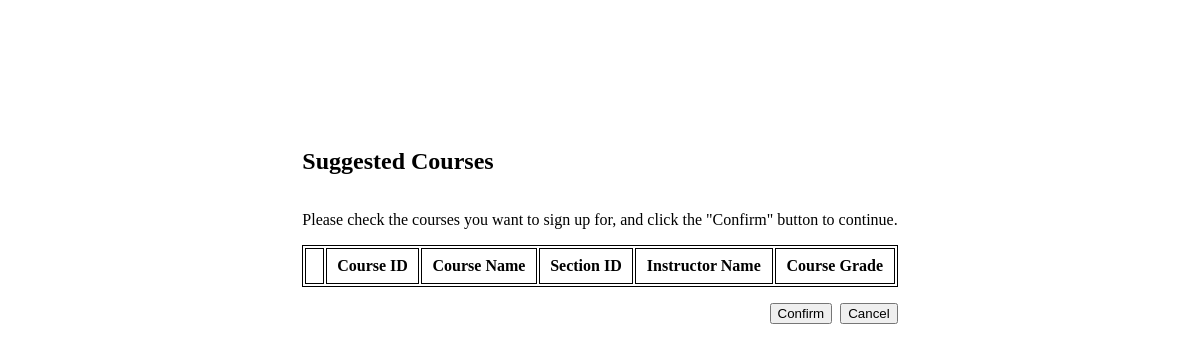
Before: /src/suggested_courses.php?student_id=0102559623&semester=Fall&year=2025 with the older database file.
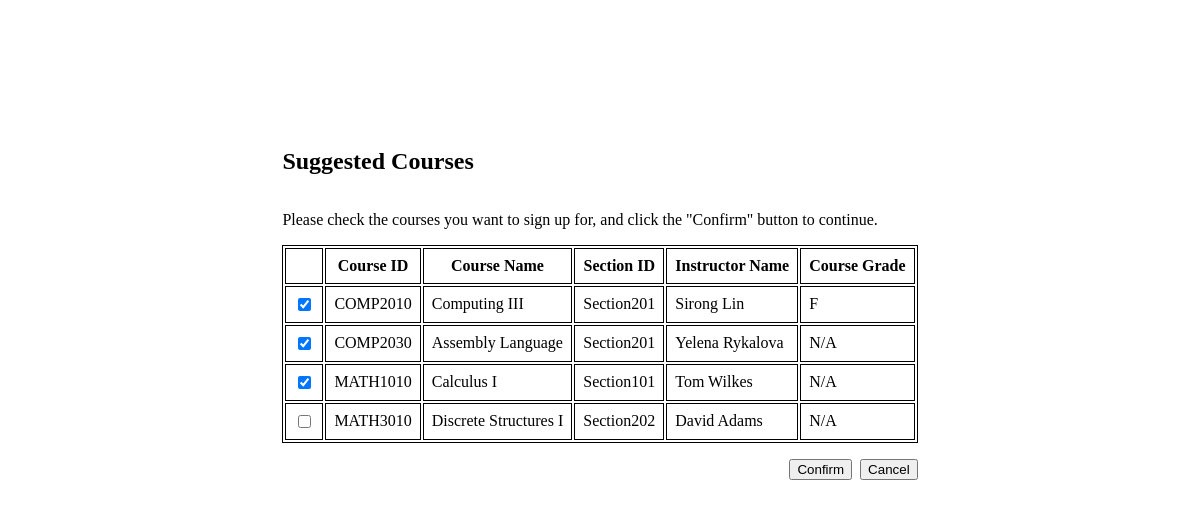
After: the same page with the newer database file.
### tables this page shows
create table section
(
    course_id     varchar(20),
    section_id    varchar(10),
    semester      varchar(6)
        check (semester in ('Fall', 'Winter', 'Spring', 'Summer')),
    year          numeric(4, 0) check (year > 1990 and year < 2100),
    instructor_id varchar(10),
    classroom_id  varchar(8),
    time_slot_id  varchar(8),
    primary key (course_id, section_id, semester, year),
    foreign key (course_id) references course (course_id)
        on delete cascade,
    foreign key (instructor_id) references instructor (instructor_id)
        on delete set null,
    foreign key (time_slot_id) references time_slot (time_slot_id)
        on delete set null
);

create table course
(
    course_id   varchar(20),
    course_name varchar(50) not null,
    credits     numeric(2, 0) check (credits > 0),
    primary key (course_id)
);

create table instructor
(
    instructor_id   varchar(10),
    instructor_name varchar(50) not null,
    title           varchar(30),
    dept_name       varchar(100),
    email           varchar(50) not null,
    primary key (instructor_id)
);

create table take
(
    student_id varchar(10),
    course_id  varchar(8),
    section_id varchar(10),
    semester   varchar(6),
    year       numeric(4, 0),
    grade      varchar(2)
        check (grade in
               ('A+', 'A', 'A-', 'B+', 'B', 'B-', 'C+', 'C', 'C-', 'D+', 'D',
                'D-', 'F')),
    primary key (student_id, course_id, section_id, semester, year),
    foreign key (course_id, section_id, semester, year) references
        section (course_id, section_id, semester, year)
        on delete cascade,
    foreign key (student_id) references student (student_id)
        on delete cascade
);

### src/common/pdo.php (called while the page is built)
<?php
function pdo_connect(): PDO
{
    $config = require __DIR__ . '/config.php';
    $database_config = $config['database'];
    $host = $database_config['host'];
    $dbname = $database_config['dbname'];
    $username = $database_config['username'];
    $password = $database_config['password'];
    return new PDO(
        "mysql:host=$host;dbname=$dbname;charset=utf8mb4",
        $username,
        $password,
        [
            PDO::ATTR_ERRMODE => PDO::ERRMODE_EXCEPTION,
            PDO::ATTR_DEFAULT_FETCH_MODE => PDO::FETCH_ASSOC,
            PDO::ATTR_EMULATE_PREPARES => false
        ]
    );
}
function pdo_instance(bool $original = false): PDO|null
{
    static $pdo;
    if ($original) {
        return $pdo;
    }
    if (!$pdo) {
        $pdo = pdo_connect();
    }
    return $pdo;
}
function bind_params(PDOStatement $stmt, array $params): PDOStatement
{
    foreach ($params as $key => $value) {
        $stmt->bindValue(':' . $key, $value);
    }
    return $stmt;
}
function execute(PDOStatement $stmt, array $params = []): bool
{
    if ($params !== []) {
        bind_params($stmt, $params);
    }
    return $stmt->execute();
}

### src/service/degree_pathway.php (called while the page is built, shortened)
<?php
require_once __DIR__ . '/../minimal.php';
function get_suggested_courses(
    string $student_id,
    string $semester,
    string $year
): array {
    $stmt = pdo_instance()->prepare(
        "
            SELECT section.*, course.course_name, instructor.instructor_name, take.grade
            FROM degree_pathway dp
            JOIN section ON section.course_id = dp.course_id
            JOIN course ON course.course_id = dp.course_id
            JOIN instructor ON instructor.instructor_id = section.instructor_id
            LEFT JOIN take ON take.course_id = dp.course_id
                           AND take.student_id = :student_id0
            WHERE dp.dept_name = (
                SELECT dept_name
                FROM student
                WHERE student_id = :student_id1
                LIMIT 1
            )
            AND NOT EXISTS (
                SELECT 1
                FROM prereq
                WHERE prereq.course_id = dp.course_id
                  AND NOT EXISTS (
                      SELECT 1
                      FROM take
                      WHERE take.student_id = :student_id2
                        AND take.course_id = prereq.prereq_id
                        AND (take.grade IS NOT NULL OR take.grade <> 'F')
                  )
            )
            AND NOT EXISTS (
                SELECT 1
                FROM take
                WHERE take.student_id = :student_id3
                  AND take.course_id = course.course_id
                  AND take.grade IS NOT NULL
                  AND take.grade <> 'F'
            )
            AND section.semester = :semester
            AND section.year = :year
            ORDER BY IF(take.grade = 'F', 0, 1)
        "
    );
    execute($stmt, [
        'student_id0' => $student_id,
        'student_id1' => $student_id,
        'student_id2' => $student_id,
        'student_id3' => $student_id,
        'semester' => $semester,
        'year' => $year
    ]);
    return $stmt->fetchAll();
}

### src/suggested_courses.php (the view, shortened to what this page needs)
<?php
require_once 'minimal.php';
$student_id = $_GET['student_id'];
$semester = $_GET['semester'];
$year = $_GET['year'];
$suggested_courses = get_suggested_courses($student_id, $semester, $year);
$cancel_url = build_url(Page::STUDENT, ['student_id' => $student_id]);
?>
<html lang="en">
<head>
</head>
<body style="height: 100%;">
<div style="display: flex; justify-content: center; margin-top: 16vh;">
  <div style="display: flex; flex-direction: column; gap: 1rem;">
    <h2>Suggested Courses</h2>
    <form
      style="display: flex; flex-direction: column; gap: 1rem;"
      action="<?= Page::SUGGESTED_COURSES ?>"
      method="POST"
    >
      <span>
        Please check the courses you want to sign up for, and click the "Confirm" button to continue.
      </span>
      <table>
        <tr style="font-weight: bold;">
          <th></th>
          <th>Course ID</th>
          <th>Course Name</th>
          <th>Section ID</th>
          <th>Instructor Name</th>
          <th>Course Grade</th>
        </tr>
          <?php foreach ($suggested_courses as $index => $record): ?>
            <tr>
              <td>
                <label>
                  <input type="checkbox" name="selected_course_ids[]"
                         value="<?= $record['id'] ?>" <?= $index < 3 ? 'checked' : '' ?>
                </label>
              </td>
              <td><?= $record['course_id'] ?></td>
              <td><?= $record['course_name'] ?></td>
              <td><?= $record['section_id'] ?></td>
              <td><?= $record['instructor_name'] ?></td>
              <td><?= $record['grade'] ?? "N/A" ?></td>
            </tr>
          <?php endforeach ?>
      </table>
      <div style="display: flex; justify-content: right; gap: 0.5rem;">
        <button type="submit">Confirm</button>
        <a href="<?= $cancel_url ?>">
          <button type="button">Cancel</button>
        </a>
      </div>
    </form>
  </div>
</div>
</body>
</html>

Changed rows visible on the page:
added section: id "☑", course "COMP2010", course.course_name "Computing III", section "Section201", instructor.instructor_name "Sirong Lin", take.grade "F"
now on this page (row unchanged): section: id "☑", course "COMP2030", course.course_name "Assembly Language", section "Section201", instructor.instructor_name "Yelena Rykalova", take.grade "N/A"
added section: id "☑", course "MATH1010", course.course_name "Calculus I", section "Section101", instructor.instructor_name "Tom Wilkes", grade "N/A"
added section: course "MATH3010", course.course_name "Discrete Structures I", section "Section202", instructor.instructor_name "David Adams", grade "N/A"
